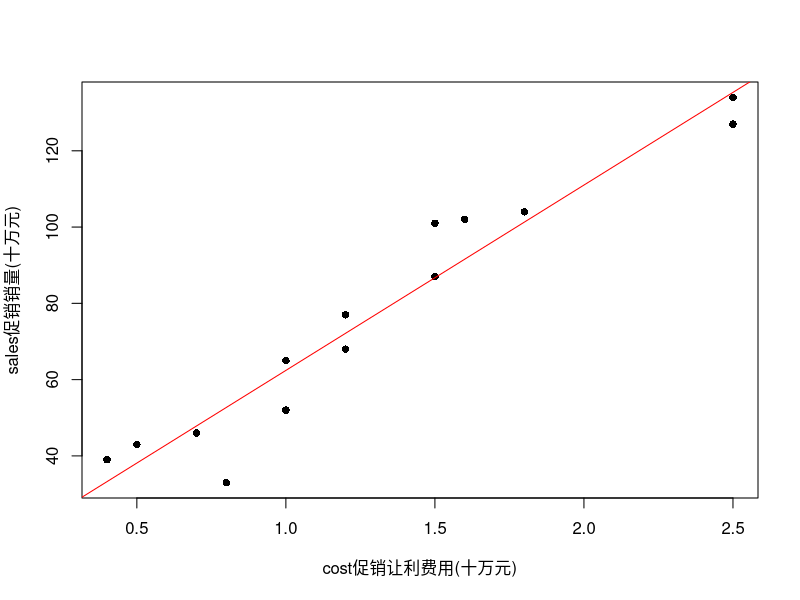

R code for this plot:
#1.
cost = c(1.8,1.2,0.4,0.5,2.5,2.5,1.5,1.2,1.6,1.0,1.5,0.7,1.0,0.8)
sales=c(104,68,39,43,127,134,87,77,102,65,101,46,52,33)
data=data.frame(cost=cost,sales=sales)
plot(data,pch=16,xlab="cost促销让利费用(十万元)",ylab="sales促销销量(十万元)")
sol.lm=lm(sales~cost,data)
abline(sol.lm,col="red")

##2.K and B
#(1)Manully
k=cov(cost,sales)/cov(cost,cost)##k
b=mean(sales)-k*mean(cost)##b
#(2)summary
sol.lm=lm(formula=sales~cost,data)
sol.lm
#(3)
df = sol.lm$df.residual
alpha=0.05
left=summary(sol.lm)$coefficients[,1]-summary(sol.lm)$coefficients[,2]*qt(1-alpha/2,df)
left
right=summary(sol.lm)$coefficient[,1]+summary(sol.lm)$coefficients[,2]*qt(1-alpha/2,df)
right
#the range of b is from 1.667702 to 25.97978; the range of k is from 40.182861 and 57.01138

##3. R Square
r = cor(cost,sales)
r2 = r^2
r2
summary(sol.lm)

##5.T Test of K and B
summary(sol.lm)$coefficients[,4] #Obviously, the p-value of coefficients are less than 0.05, so they belong to T distribution.

##6.F test
summary(sol.lm)
#2.834e-08 is less than 0.05, then it pass F test, which means the variables will make the model different


##7.Residual
shapiro.test(sol.lm$residual) #the residuals belong to t distribution.
summary(sol.lm)

##8.Prediction
predict(sol.lm)
new.data = data.frame(cost=c(0.98,0.88))
sol.pre = predict(sol.lm,new.data,level=0.95,interval="prediction")
sol.pre






















